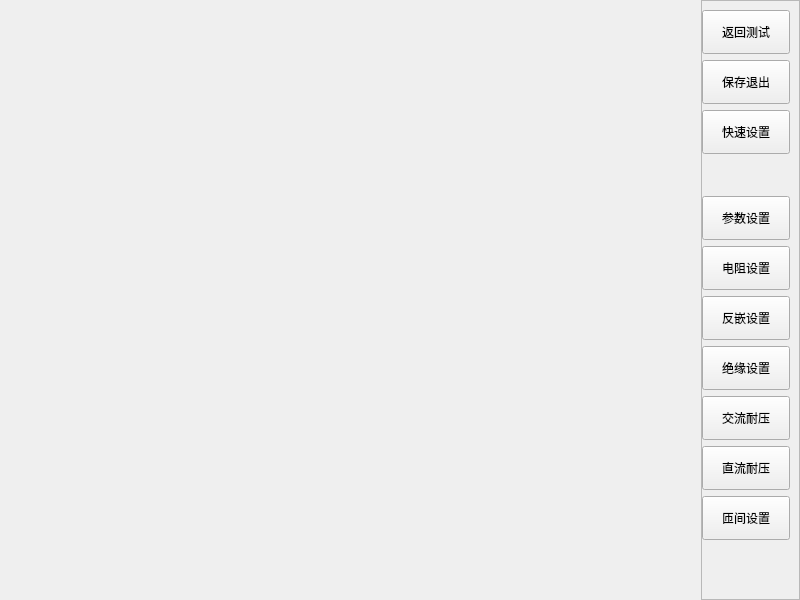
<?xml version="1.0" encoding="UTF-8"?>
<ui version="4.0">
 <class>CMainScreen</class>
 <widget class="QWidget" name="CMainScreen">
  <property name="geometry">
   <rect>
    <x>0</x>
    <y>0</y>
    <width>800</width>
    <height>600</height>
   </rect>
  </property>
  <property name="windowTitle">
   <string>青岛艾普智能仪器有限公司--电机综合测试仪</string>
  </property>
  <layout class="QHBoxLayout" name="horizontalLayout">
   <property name="margin">
    <number>0</number>
   </property>
   <item>
    <widget class="QStackedWidget" name="stackedWidget">
     <widget class="CHomeScreen" name="wHome"/>
     <widget class="COnlineList" name="wList"/>
     <widget class="CSystemSet" name="wSyst"/>
     <widget class="CDataAnalyze" name="wData"/>
     <widget class="CTestControl" name="wTest"/>
     <widget class="CConfigType" name="wConf"/>
     <widget class="CConfigRes" name="wsRes"/>
     <widget class="CConfigOpp" name="wsOpp"/>
     <widget class="CConfigIns" name="wsIns"/>
     <widget class="CConfigAcv" name="wsAcv"/>
     <widget class="CConfigDcv" name="wsDcv"/>
     <widget class="CConfigItt" name="wsItt"/>
    </widget>
   </item>
   <item>
    <widget class="MyScrollArea" name="btnScrollArea">
     <property name="sizePolicy">
      <sizepolicy hsizetype="Minimum" vsizetype="Expanding">
       <horstretch>0</horstretch>
       <verstretch>0</verstretch>
      </sizepolicy>
     </property>
     <property name="maximumSize">
      <size>
       <width>100</width>
       <height>16777215</height>
      </size>
     </property>
     <property name="verticalScrollBarPolicy">
      <enum>Qt::ScrollBarAlwaysOff</enum>
     </property>
     <property name="horizontalScrollBarPolicy">
      <enum>Qt::ScrollBarAlwaysOff</enum>
     </property>
     <widget class="QWidget" name="btnWidget">
      <property name="geometry">
       <rect>
        <x>0</x>
        <y>0</y>
        <width>97</width>
        <height>582</height>
       </rect>
      </property>
      <property name="maximumSize">
       <size>
        <width>97</width>
        <height>16777215</height>
       </size>
      </property>
      <layout class="QVBoxLayout" name="verticalLayout_5">
       <property name="leftMargin">
        <number>0</number>
       </property>
       <item>
        <widget class="QPushButton" name="btnExit">
         <property name="minimumSize">
          <size>
           <width>0</width>
           <height>44</height>
          </size>
         </property>
         <property name="text">
          <string>返回测试</string>
         </property>
        </widget>
       </item>
       <item>
        <widget class="QPushButton" name="btnSave">
         <property name="minimumSize">
          <size>
           <width>0</width>
           <height>44</height>
          </size>
         </property>
         <property name="text">
          <string>保存退出</string>
         </property>
        </widget>
       </item>
       <item>
        <widget class="QPushButton" name="btnEasy">
         <property name="minimumSize">
          <size>
           <width>0</width>
           <height>44</height>
          </size>
         </property>
         <property name="text">
          <string>快速设置</string>
         </property>
        </widget>
       </item>
       <item>
        <widget class="QWidget" name="widget_2" native="true">
         <property name="minimumSize">
          <size>
           <width>0</width>
           <height>30</height>
          </size>
         </property>
        </widget>
       </item>
       <item>
        <widget class="QPushButton" name="btnConf">
         <property name="minimumSize">
          <size>
           <width>0</width>
           <height>44</height>
          </size>
         </property>
         <property name="text">
          <string>参数设置</string>
         </property>
        </widget>
       </item>
       <item>
        <widget class="QPushButton" name="btnRes">
         <property name="minimumSize">
          <size>
           <width>0</width>
           <height>44</height>
          </size>
         </property>
         <property name="text">
          <string>电阻设置</string>
         </property>
        </widget>
       </item>
       <item>
        <widget class="QPushButton" name="btnOpp">
         <property name="minimumSize">
          <size>
           <width>0</width>
           <height>44</height>
          </size>
         </property>
         <property name="text">
          <string>反嵌设置</string>
         </property>
        </widget>
       </item>
       <item>
        <widget class="QPushButton" name="btnIns">
         <property name="minimumSize">
          <size>
           <width>0</width>
           <height>44</height>
          </size>
         </property>
         <property name="text">
          <string>绝缘设置</string>
         </property>
        </widget>
       </item>
       <item>
        <widget class="QPushButton" name="btnAcv">
         <property name="minimumSize">
          <size>
           <width>0</width>
           <height>44</height>
          </size>
         </property>
         <property name="text">
          <string>交流耐压</string>
         </property>
        </widget>
       </item>
       <item>
        <widget class="QPushButton" name="btnDcv">
         <property name="minimumSize">
          <size>
           <width>0</width>
           <height>44</height>
          </size>
         </property>
         <property name="text">
          <string>直流耐压</string>
         </property>
        </widget>
       </item>
       <item>
        <widget class="QPushButton" name="btnItt">
         <property name="minimumSize">
          <size>
           <width>0</width>
           <height>44</height>
          </size>
         </property>
         <property name="text">
          <string>匝间设置</string>
         </property>
        </widget>
       </item>
       <item>
        <spacer name="verticalSpacer">
         <property name="orientation">
          <enum>Qt::Vertical</enum>
         </property>
         <property name="sizeHint" stdset="0">
          <size>
           <width>20</width>
           <height>40</height>
          </size>
         </property>
        </spacer>
       </item>
      </layout>
     </widget>
    </widget>
   </item>
  </layout>
 </widget>
 <customwidgets>
  <customwidget>
   <class>MyScrollArea</class>
   <extends>QScrollArea</extends>
   <header location="global">MyScrollArea.h</header>
   <container>1</container>
  </customwidget>
  <customwidget>
   <class>CHomeScreen</class>
   <extends>QWidget</extends>
   <header>CHomeScreen.h</header>
   <container>1</container>
  </customwidget>
  <customwidget>
   <class>COnlineList</class>
   <extends>QWidget</extends>
   <header>COnlineList.h</header>
   <container>1</container>
  </customwidget>
  <customwidget>
   <class>CSystemSet</class>
   <extends>QWidget</extends>
   <header>CSystemSet.h</header>
   <container>1</container>
  </customwidget>
  <customwidget>
   <class>CDataAnalyze</class>
   <extends>QWidget</extends>
   <header>CDataAnalyze.h</header>
   <container>1</container>
  </customwidget>
  <customwidget>
   <class>CTestControl</class>
   <extends>QWidget</extends>
   <header>CTestControl.h</header>
   <container>1</container>
  </customwidget>
  <customwidget>
   <class>CConfigType</class>
   <extends>QWidget</extends>
   <header>CConfigType.h</header>
   <container>1</container>
  </customwidget>
  <customwidget>
   <class>CConfigRes</class>
   <extends>QWidget</extends>
   <header>CConfigRes.h</header>
   <container>1</container>
  </customwidget>
  <customwidget>
   <class>CConfigOpp</class>
   <extends>QWidget</extends>
   <header>CConfigOpp.h</header>
   <container>1</container>
  </customwidget>
  <customwidget>
   <class>CConfigIns</class>
   <extends>QWidget</extends>
   <header>CConfigIns.h</header>
   <container>1</container>
  </customwidget>
  <customwidget>
   <class>CConfigAcv</class>
   <extends>QWidget</extends>
   <header>CConfigAcv.h</header>
   <container>1</container>
  </customwidget>
  <customwidget>
   <class>CConfigDcv</class>
   <extends>QWidget</extends>
   <header>CConfigDcv.h</header>
   <container>1</container>
  </customwidget>
  <customwidget>
   <class>CConfigItt</class>
   <extends>QWidget</extends>
   <header>CConfigItt.h</header>
   <container>1</container>
  </customwidget>
 </customwidgets>
 <resources/>
 <connections/>
</ui>
